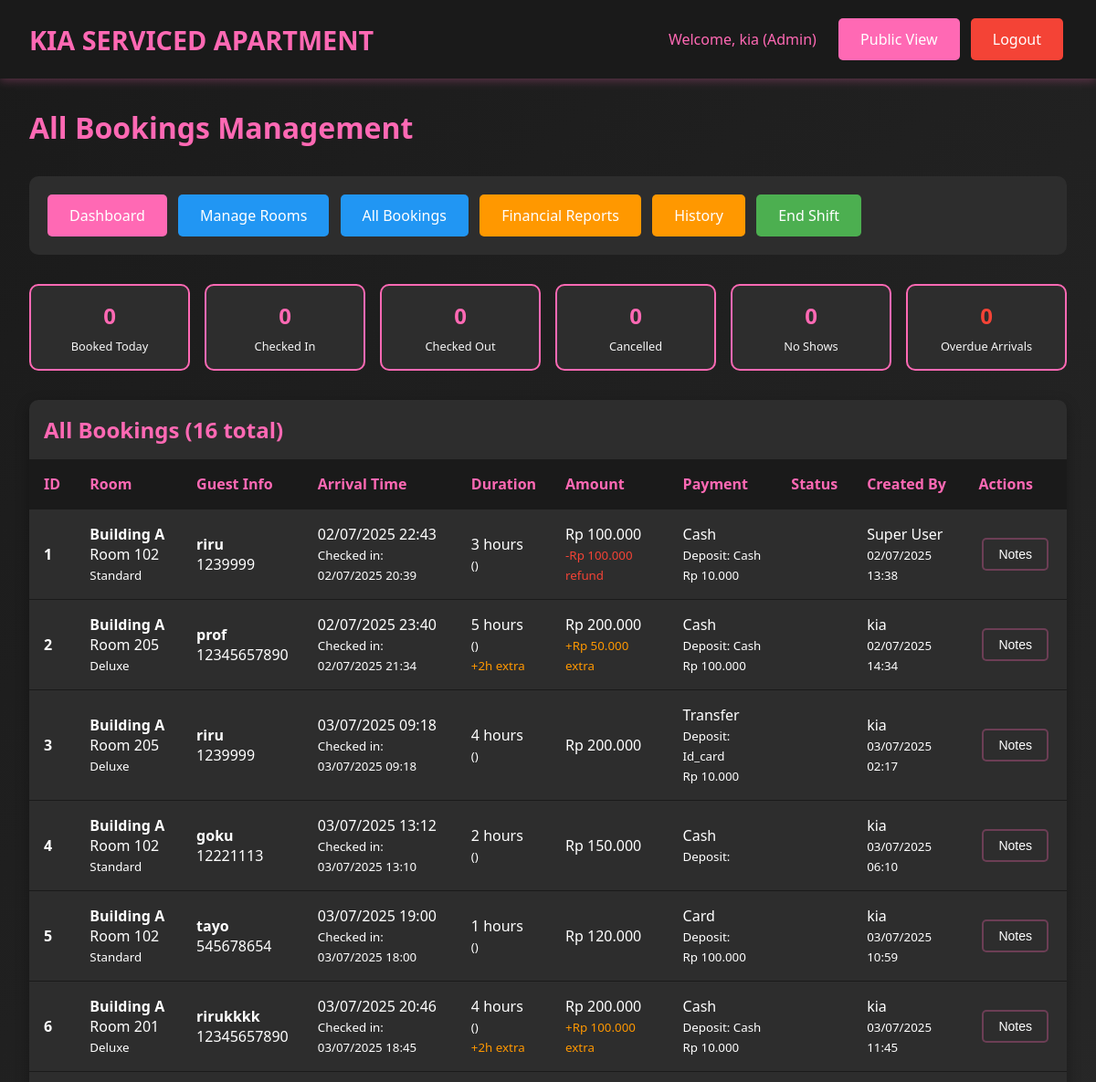
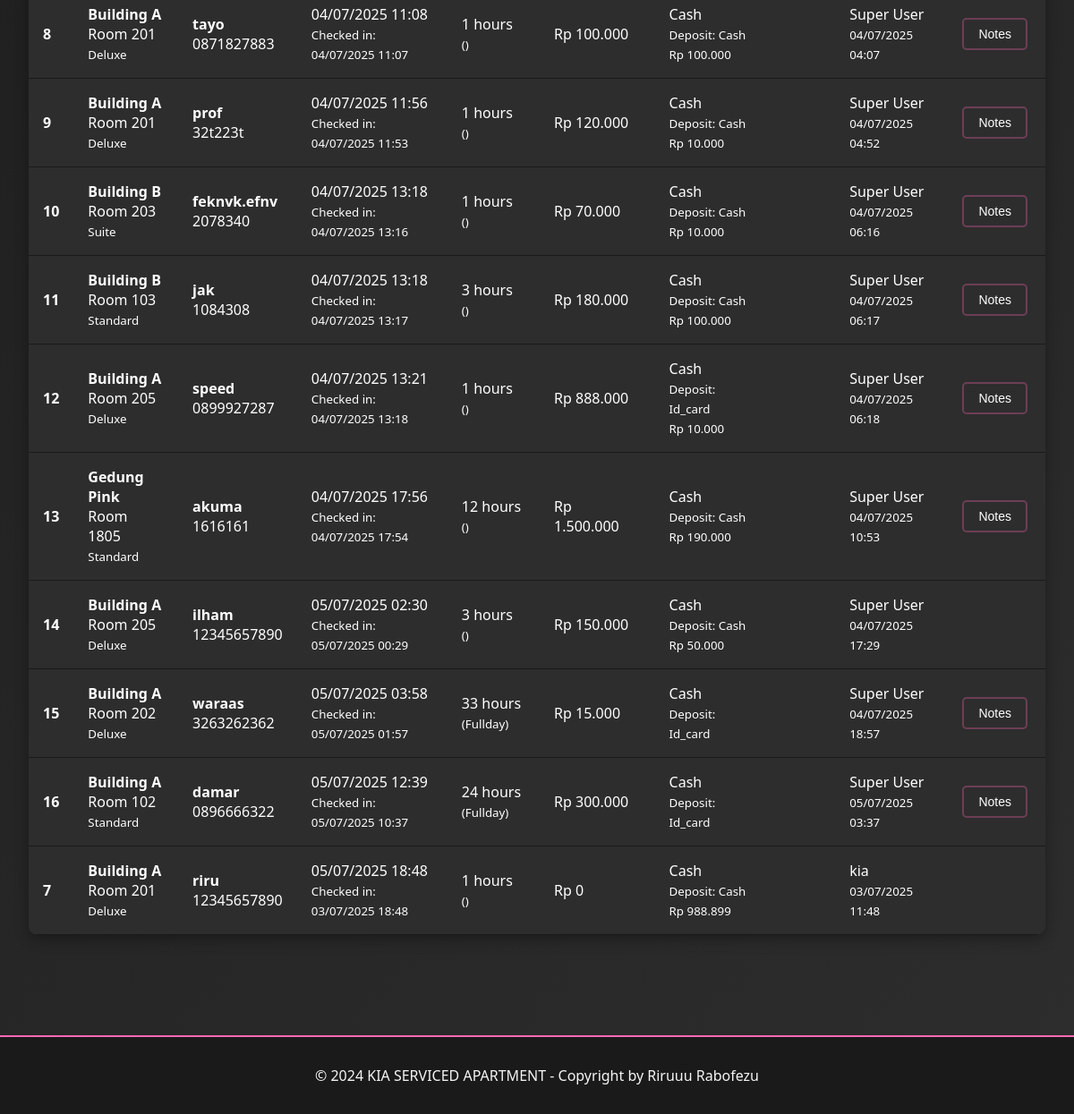
The app's page /admin/bookings.php (signed in), older data (2 pictures, top to bottom).
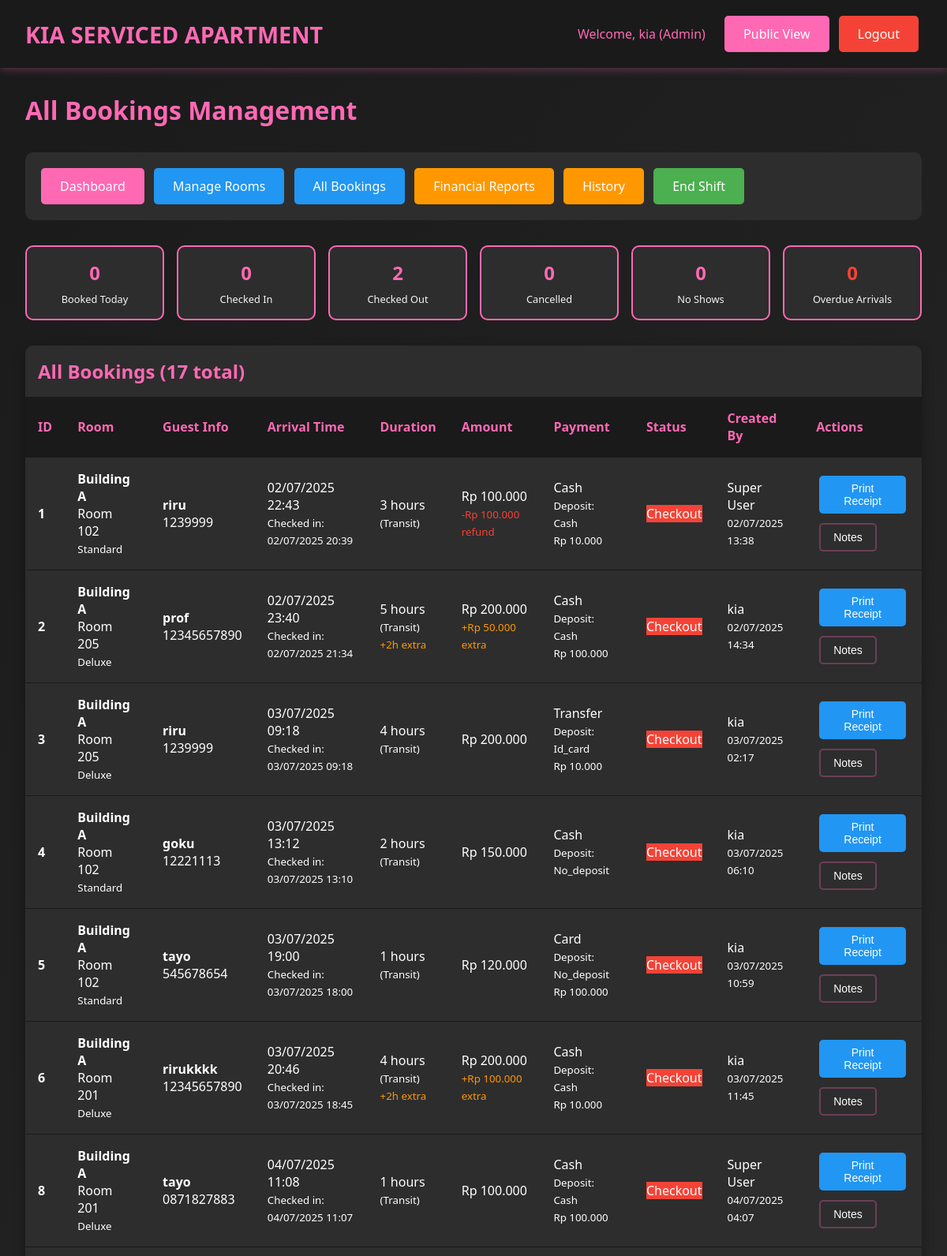
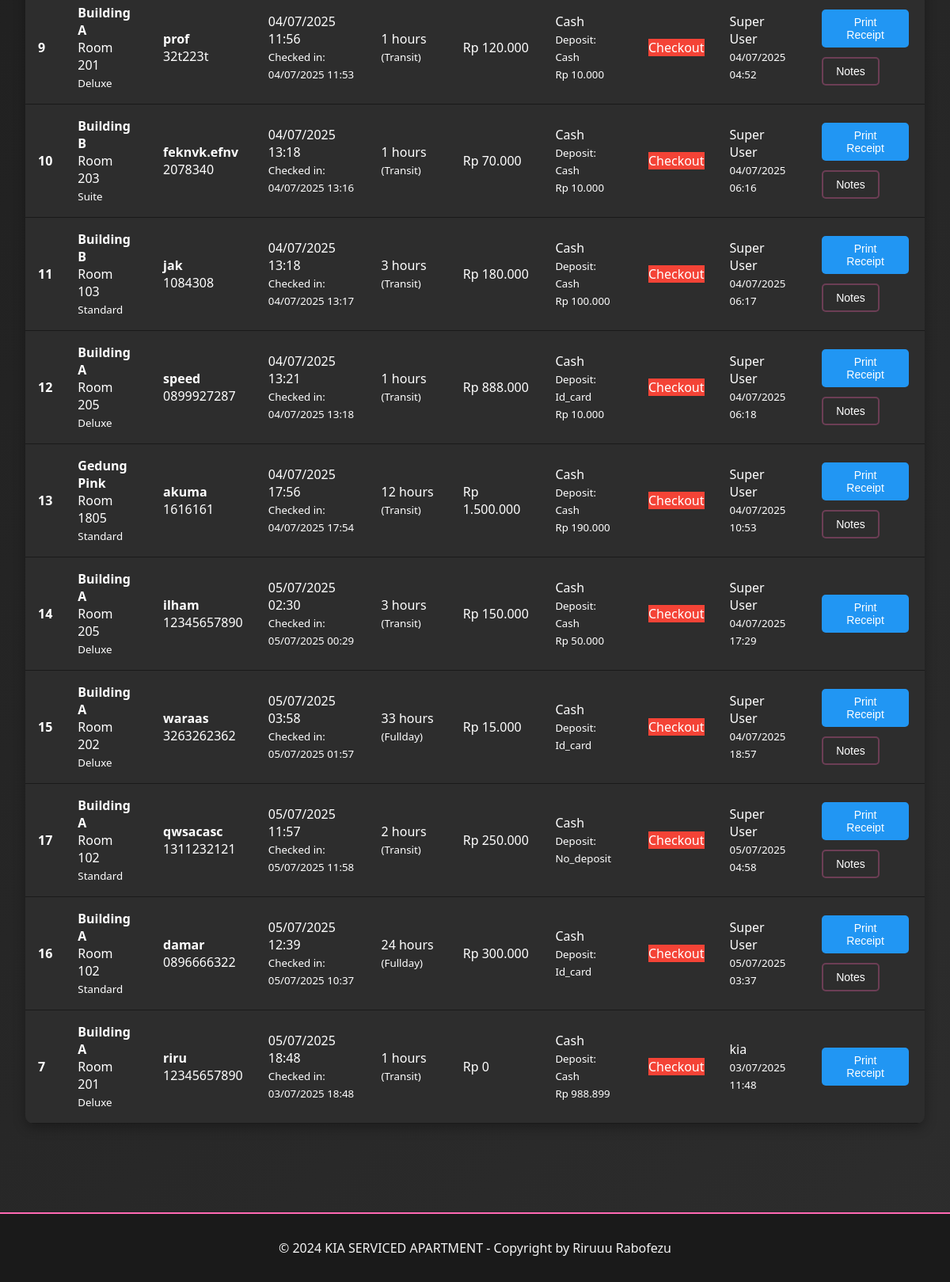
The same page, newer data (2 pictures, top to bottom).
### tables this page shows
CREATE TABLE `bookings` (
  `id` int(11) NOT NULL,
  `room_id` int(11) NOT NULL,
  `guest_name` varchar(100) NOT NULL,
  `arrival_time` datetime NOT NULL,
  `phone_number` varchar(20) NOT NULL,
  `duration_type` enum('transit','fullday') NOT NULL,
  `duration_hours` int(11) NOT NULL,
  `price_amount` decimal(10,2) NOT NULL,
  `payment_method` varchar(50) NOT NULL,
  `deposit_type` enum('cash','id_card','no_deposit') NOT NULL,
  `deposit_amount` decimal(10,2) DEFAULT 0.00,
  `notes` text DEFAULT NULL,
  `status` enum('booked','checkin','checkout','cancelled','no_show') DEFAULT 'booked',
  `checkin_time` datetime DEFAULT NULL,
  `checkout_time` datetime DEFAULT NULL,
  `extra_time_hours` int(11) DEFAULT 0,
  `extra_time_amount` decimal(10,2) DEFAULT 0.00,
  `refund_amount` decimal(10,2) DEFAULT 0.00,
  `refund_method` varchar(50) DEFAULT NULL,
  `created_by` int(11) NOT NULL,
  `created_at` timestamp NOT NULL DEFAULT current_timestamp(),
  `updated_at` timestamp NOT NULL DEFAULT current_timestamp() ON UPDATE current_timestamp()
);

CREATE TABLE `rooms` (
  `id` int(11) NOT NULL,
  `location` varchar(100) NOT NULL,
  `floor_number` int(11) NOT NULL,
  `room_number` varchar(20) NOT NULL,
  `room_type` varchar(50) NOT NULL,
  `wifi_name` varchar(100) DEFAULT NULL,
  `wifi_password` varchar(100) DEFAULT NULL,
  `status` enum('ready','booked','checkin','checkout') DEFAULT 'ready',
  `created_at` timestamp NOT NULL DEFAULT current_timestamp(),
  `updated_at` timestamp NOT NULL DEFAULT current_timestamp() ON UPDATE current_timestamp()
);

CREATE TABLE `users` (
  `id` int(11) NOT NULL,
  `username` varchar(50) NOT NULL,
  `password` varchar(255) NOT NULL,
  `full_name` varchar(100) NOT NULL,
  `role` enum('superuser','admin','cashier') NOT NULL,
  `created_at` timestamp NOT NULL DEFAULT current_timestamp(),
  `updated_at` timestamp NOT NULL DEFAULT current_timestamp() ON UPDATE current_timestamp()
);

### includes/config.php (called while the page is built, shortened)
<?php
function formatCurrency($amount) {
    return 'Rp ' . number_format($amount, 0, ',', '.');
}
function formatDateTime($datetime) {
    return date('d/m/Y H:i', strtotime($datetime));
}
?>

### admin/bookings.php (the view, shortened to what this page needs)
<?php
require_once "../includes/config.php";
$sql = "SELECT b.*, r.room_number, r.location, r.room_type, u.full_name as created_by_name
        FROM bookings b
        JOIN rooms r ON b.room_id = r.id
        JOIN users u ON b.created_by = u.id
        ORDER BY
            CASE
                WHEN b.status = \"booked\" AND b.arrival_time < NOW() THEN 1
                WHEN b.status = \"booked\" THEN 2
                WHEN b.status = \"checkin\" THEN 3
                WHEN b.status = \"checkout\" THEN 4
                ELSE 5
            END,
            b.arrival_time ASC";
$stmt = $pdo->prepare($sql);
$stmt->execute();
$bookings = $stmt->fetchAll();
$stmt = $pdo->query("SELECT
    COUNT(CASE WHEN status = \"booked\" THEN 1 END) as booked,
    COUNT(CASE WHEN status = \"checkin\" THEN 1 END) as checkin,
    COUNT(CASE WHEN status = \"checkout\" THEN 1 END) as checkout,
    COUNT(CASE WHEN status = \"cancelled\" THEN 1 END) as cancelled,
    COUNT(CASE WHEN status = \"no_show\" THEN 1 END) as no_show,
    COUNT(CASE WHEN status = \"booked\" AND arrival_time < NOW() THEN 1 END) as overdue
    FROM bookings
    WHERE DATE(created_at) = CURDATE()");
$stats = $stmt->fetch();
?>
<!DOCTYPE html>
<html lang="id">
<head>
    <link rel="stylesheet" href="../assets/css/style.css">
</head>
<body>
    <header class="header">
        <div class="header-content">
            <a href="../index.php" class="logo">KIA SERVICED APARTMENT</a>
            <div>
                <span style="color: var(--primary-pink); margin-right: 1rem;">
                    Welcome, <?php echo htmlspecialchars($_SESSION["full_name"]); ?> (<?php echo ucfirst($_SESSION["user_role"]); ?>)
                </span>
                <a href="../index.php" class="btn btn-primary">Public View</a>
                <a href="../includes/logout.php" class="btn btn-danger">Logout</a>
            </div>
        </div>
    </header>
    <div class="container">
        <h1 style="color: var(--primary-pink); margin-bottom: 2rem;">All Bookings Management</h1>
        <div style="background: var(--dark-gray); padding: 1rem; border-radius: 10px; margin-bottom: 2rem;">
            <a href="dashboard.php" class="btn btn-primary">Dashboard</a>
            <a href="rooms.php" class="btn btn-info">Manage Rooms</a>
            <a href="bookings.php" class="btn btn-info">All Bookings</a>
            <a href="reports.php" class="btn btn-warning">Financial Reports</a>
            <a href="history.php" class="btn btn-warning">History</a>
            <a href="shift_report.php" class="btn btn-success">End Shift</a>
        </div>
        <div class="booking-stats">
            <div class="stat-card">
                <div class="stat-number"><?php echo $stats["booked"]; ?></div>
                <div class="stat-label">Booked Today</div>
            </div>
            <div class="stat-card">
                <div class="stat-number"><?php echo $stats["checkin"]; ?></div>
                <div class="stat-label">Checked In</div>
            </div>
            <div class="stat-card">
                <div class="stat-number"><?php echo $stats["checkout"]; ?></div>
                <div class="stat-label">Checked Out</div>
            </div>
            <div class="stat-card">
                <div class="stat-number"><?php echo $stats["cancelled"]; ?></div>
                <div class="stat-label">Cancelled</div>
            </div>
            <div class="stat-card">
                <div class="stat-number"><?php echo $stats["no_show"]; ?></div>
                <div class="stat-label">No Shows</div>
            </div>
            <div class="stat-card">
                <div class="stat-number" style="color: var(--danger);"><?php echo $stats["overdue"]; ?></div>
                <div class="stat-label">Overdue Arrivals</div>
            </div>
        </div>
        <div class="table-container">
            <h2 style="color: var(--primary-pink); margin: 1rem;">
                All Bookings (<?php echo count($bookings); ?> total)
            </h2>
            <div style="overflow-x: auto;">
                <table class="table">
                    <thead>
                        <tr>
                            <th>ID</th>
                            <th>Room</th>
                            <th>Guest Info</th>
                            <th>Arrival Time</th>
                            <th>Duration</th>
                            <th>Amount</th>
                            <th>Payment</th>
                            <th>Status</th>
                            <th>Created By</th>
                            <th>Actions</th>
                        </tr>
                    </thead>
                    <tbody>
                        <?php foreach ($bookings as $booking): ?>
                            <?php
                            $is_overdue = ($booking["status"] == "booked" && strtotime($booking["arrival_time"]) < time());
                            $total_amount = $booking["price_amount"] + $booking["extra_time_amount"];
                            $total_hours = $booking["duration_hours"] + $booking["extra_time_hours"];
                            ?>
                            <tr class="booking-row <?php echo $is_overdue ? "overdue" : ""; ?>">
                                <td>
                                    <strong><?php echo $booking["id"]; ?></strong>
                                </td>
                                <td>
                                    <strong><?php echo htmlspecialchars($booking["location"]); ?></strong><br>
                                    Room <?php echo htmlspecialchars($booking["room_number"]); ?><br>
                                    <small><?php echo htmlspecialchars($booking["room_type"]); ?></small>
                                </td>
                                <td>
                                    <strong><?php echo htmlspecialchars($booking["guest_name"]); ?></strong><br>
                                    <?php echo htmlspecialchars($booking["phone_number"]); ?>
                                </td>
                                <td>
                                    <?php echo formatDateTime($booking["arrival_time"]); ?>
                                    <?php if ($booking["checkin_time"]): ?>
                                        <br><small>Checked in: <?php echo formatDateTime($booking["checkin_time"]); ?></small>
                                    <?php endif; ?>
                                </td>
                                <td>
                                    <?php echo $total_hours; ?> hours<br>
                                    <small>(<?php echo ucfirst($booking["duration_type"]); ?>)</small>
                                    <?php if ($booking["extra_time_hours"] > 0): ?>
                                        <br><small style="color: var(--warning);">+<?php echo $booking["extra_time_hours"]; ?>h extra</small>
                                    <?php endif; ?>
                                </td>
                                <td>
                                    <?php echo formatCurrency($total_amount); ?>
                                    <?php if ($booking["extra_time_amount"] > 0): ?>
                                        <br><small style="color: var(--warning);">+<?php echo formatCurrency($booking["extra_time_amount"]); ?> extra</small>
                                    <?php endif; ?>
                                    <?php if ($booking["refund_amount"] > 0): ?>
                                        <br><small style="color: var(--danger);">-<?php echo formatCurrency($booking["refund_amount"]); ?> refund</small>
                                    <?php endif; ?>
                                </td>
                                <td>
                                    <?php echo ucfirst($booking["payment_method"]); ?><br>
                                    <small>Deposit: <?php echo ucfirst($booking["deposit_type"]); ?></small>
                                    <?php if ($booking["deposit_amount"] > 0): ?>
                                        <br><small><?php echo formatCurrency($booking["deposit_amount"]); ?></small>
                                    <?php endif; ?>
                                </td>
                                <td>
                                    <span class="status-<?php echo $booking["status"]; ?>">
                                        <?php echo ucfirst(str_replace("_", " ", $booking["status"])); ?>
                                    </span>
                                </td>
                                <td>
                                    <?php echo htmlspecialchars($booking["created_by_name"]); ?><br>
                                    <small><?php echo formatDateTime($booking["created_at"]); ?></small>
                                </td>
                                <td>
                                    <div class="booking-actions">
                                        <?php if ($booking["status"] == "booked"): ?>
                                            <?php if ($is_overdue): ?>
                                                <button onclick="confirmArrival(<?php echo $booking["id"]; ?>)"
                                                        class="btn btn-success btn-sm">Confirm Arrival</button>
                                                <button onclick="markNoShow(<?php echo $booking["id"]; ?>)"
                                                        class="btn btn-danger btn-sm">No Show</button>
                                            <?php else: ?>
                                                <button onclick="checkinRoom(<?php echo $booking["id"]; ?>)"
                                                        class="btn btn-success btn-sm">Check In</button>
                                            <?php endif; ?>
                                            <button onclick="cancelBooking(<?php echo $booking["id"]; ?>)"
                                                    class="btn btn-danger btn-sm">Cancel</button>
                                        <?php elseif ($booking["status"] == "checkout"): ?>
                                            <button onclick="printReceipt(<?php echo $booking["id"]; ?>)"
                                                    class="btn btn-info btn-sm">Print Receipt</button>
                                        <?php endif; ?>
                                        <?php if ($booking["notes"]): ?>
                                            <button onclick="showNotes(\"<?php echo htmlspecialchars($booking["notes"], ENT_QUOTES); ?>\")"
                                                    class="btn btn-secondary btn-sm">Notes</button>
                                        <?php endif; ?>
                                    </div>
                                </td>
                            </tr>
                        <?php endforeach; ?>
                    </tbody>
                </table>
            </div>
        </div>
    </div>
    <footer class="footer">
        <p>&copy; 2024 KIA SERVICED APARTMENT - Copyright by Riruuu Rabofezu</p>
    </footer>
</body>
</html>

### assets/css/style.css (style rules this page uses)
* { margin: 0; padding: 0; box-sizing: border-box; }
:root { --primary-pink: #ff69b4; --dark-pink: #e91e63; --light-pink: #ffc0cb; --black: #1a1a1a; --dark-gray: #2d2d2d; --light-gray: #f5f5f5; --white: #ffffff; --success: #4caf50; --warning: #ff9800; --info: #2196f3; --danger: #f44336; }
body { font-family: 'Segoe UI', Tahoma, Geneva, Verdana, sans-serif; background: linear-gradient(135deg, var(--black) 0%, var(--dark-gray) 100%); color: var(--white); min-height: 100vh; }
.header { background: var(--black); padding: 1rem 2rem; box-shadow: 0 2px 10px rgba(255, 105, 180, 0.3); position: sticky; top: 0; z-index: 1000; }
.header-content { display: flex; justify-content: space-between; align-items: center; max-width: 1200px; margin: 0 auto; }
.logo { font-size: 1.8rem; font-weight: bold; color: var(--primary-pink); text-decoration: none; }
.btn { padding: 0.75rem 1.5rem; border: none; border-radius: 5px; cursor: pointer; font-size: 1rem; font-weight: 500; text-decoration: none; display: inline-block; text-align: center; transition: all 0.3s ease; margin: 0.25rem; }
.btn-primary { background: var(--primary-pink); color: var(--white); }
.btn-success { background: var(--success); color: var(--white); }
.btn-warning { background: var(--warning); color: var(--white); }
.btn-info { background: var(--info); color: var(--white); }
.btn-danger { background: var(--danger); color: var(--white); }
.btn-secondary { background: var(--dark-gray); color: var(--white); border: 2px solid rgba(255, 105, 180, 0.3); }
.btn-sm { padding: 0.5rem 1rem; font-size: 0.875rem; }
.container { max-width: 1200px; margin: 0 auto; padding: 2rem; }
.status-checkout { background: var(--danger); color: var(--white); }
.table-container { background: var(--dark-gray); border-radius: 10px; overflow: hidden; box-shadow: 0 5px 15px rgba(0, 0, 0, 0.3); margin: 2rem 0; }
.table { width: 100%; border-collapse: collapse; }
.table th, .table td { padding: 1rem; text-align: left; border-bottom: 1px solid var(--black); }
.table th { background: var(--black); color: var(--primary-pink); font-weight: bold; }
.footer { background: var(--black); text-align: center; padding: 2rem; margin-top: 3rem; border-top: 2px solid var(--primary-pink); }
.footer p { color: var(--light-gray); margin: 0; }

### admin/bookings.php (style rules this page uses)
.booking-stats { display: grid; grid-template-columns: repeat(auto-fit, minmax(150px, 1fr)); gap: 1rem; margin-bottom: 2rem; }
.stat-card { background: var(--dark-gray); padding: 1rem; border-radius: 10px; text-align: center; border: 2px solid var(--primary-pink); }
.stat-number { font-size: 1.5rem; font-weight: bold; color: var(--primary-pink); margin-bottom: 0.5rem; }
.stat-label { color: var(--light-gray); font-size: 0.8rem; }
.booking-actions { display: flex; gap: 0.25rem; flex-wrap: wrap; }

Row changes from the older to the newer data that the page shows:
changed bookings id 1: duration_type (not shown) → "Transit"; status (not shown) → "Checkout"
changed bookings id 2: duration_type (not shown) → "Transit"; status (not shown) → "Checkout"
changed bookings "Transfer": duration_type (not shown) → "Transit"; status (not shown) → "Checkout"
changed bookings "goku": duration_type (not shown) → "Transit"; deposit_type (not shown) → "No_deposit"; status (not shown) → "Checkout"
changed bookings "Card": duration_type (not shown) → "Transit"; deposit_type (not shown) → "No_deposit"; status (not shown) → "Checkout"
changed bookings "rirukkkk": duration_type (not shown) → "Transit"; status (not shown) → "Checkout"
changed bookings id 8: duration_type (not shown) → "Transit"; status (not shown) → "Checkout"
changed bookings id 9: duration_type (not shown) → "Transit"; status (not shown) → "Checkout"
changed bookings "feknvk.efnv": duration_type (not shown) → "Transit"; status (not shown) → "Checkout"
changed bookings "jak": duration_type (not shown) → "Transit"; status (not shown) → "Checkout"
changed bookings "speed": duration_type (not shown) → "Transit"; status (not shown) → "Checkout"
changed bookings "akuma": duration_type (not shown) → "Transit"; status (not shown) → "Checkout"
changed bookings "ilham": duration_type (not shown) → "Transit"; status (not shown) → "Checkout"
changed bookings "waraas": status (not shown) → "Checkout"
added bookings: id "17", room.location "Building A", room.room_number "102", room.room_type "Standard", guest_name "qwsacasc", phone_number "1311232121", arrival_time "05/07/2025 11:57", checkin_time "05/07/2025 11:58", duration_hours "2", duration_type "Transit", formatCurrency($total_amount) "Rp 250.000", payment_method "Cash", deposit_type "No_deposit", status "Checkout", created_by.full_name "Super User", created_at "05/07/2025 04:58"
changed bookings "damar": status (not shown) → "Checkout"
changed bookings "Rp 0": duration_type (not shown) → "Transit"; status (not shown) → "Checkout"
Text that changed along with them:
$stats["checkout"]: "0" → "2"
count($bookings): "16" → "17"
